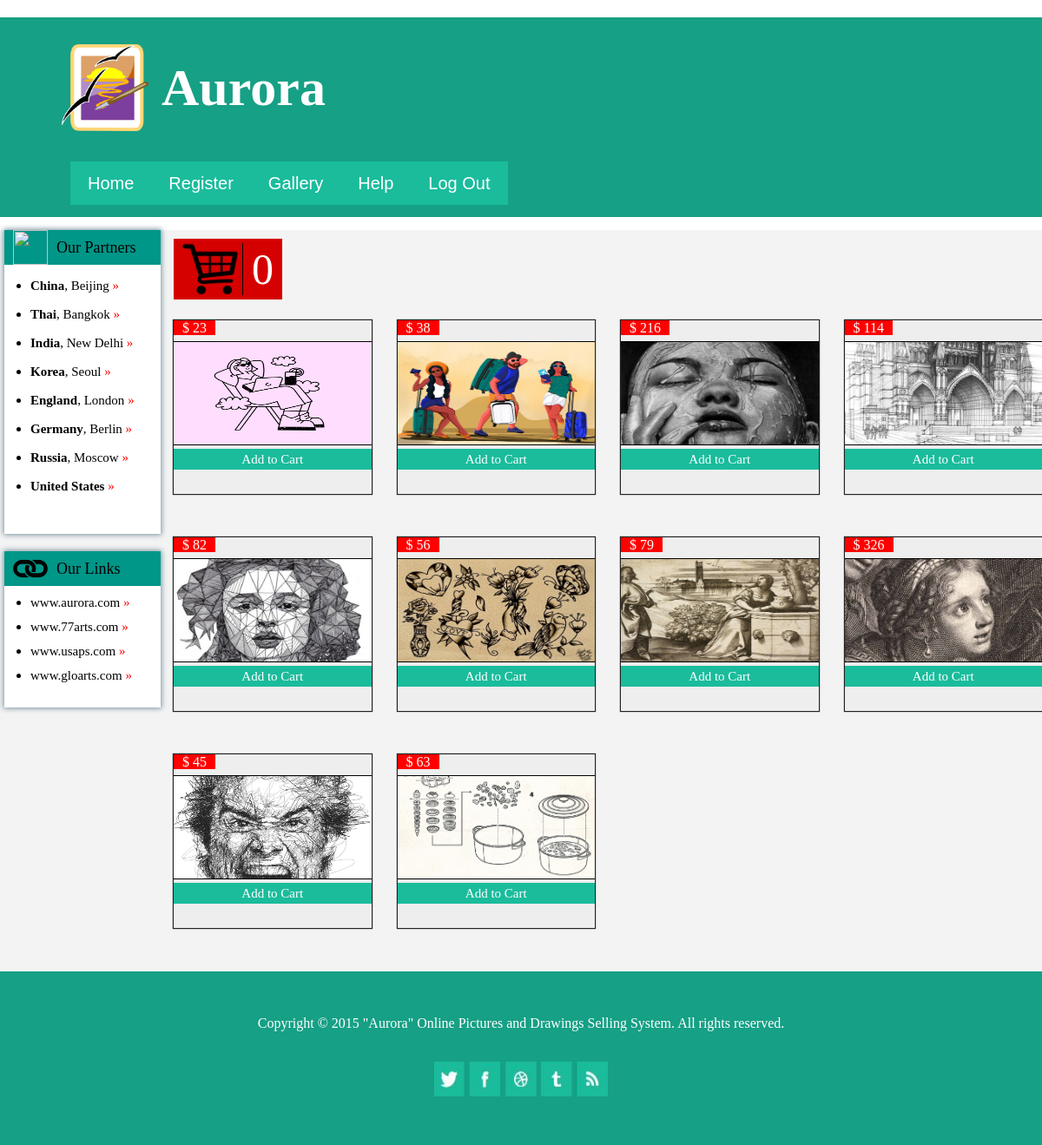
/gallery.php, run on the app's committed database.
### tables this page shows
CREATE TABLE `drawing` (
  `DrawingID` int(4) NOT NULL,
  `DrawingPicture` varchar(50) DEFAULT NULL,
  `DrawingType` varchar(50) DEFAULT NULL,
  `Price` varchar(50) DEFAULT NULL
);

### gallery.php (the view, shortened to what this page needs)
<?php
	$cart = 0;
?>
<!DOCTYPE html>
<html lang="en">
<head>
	<link rel="stylesheet" href="css/style.css">
</head>
<body>
	<div id="container">
		<header>
			<div id="logo">
				<img src="images/system/logo.png" alt="">
				<h1>Aurora</h1>
			</div>
			<ul>
				<li><a href="index.php">Home</a></li>
				<li><a href="register.php">Register</a></li>
				<li><a href="gallery.php">Gallery</a></li>
				<li><a href="help.docx">Help</a></li>
				<li><a href="logout.php">Log Out</a></li>
			</ul>
		</header>
		<div id="content">
			<div id="sidebar">
				<div id="partners">
					<div class="title">
						<img src="images/system/partners.png" alt="">
						<h2>Our Partners</h2>
					</div>
					<ul>
						<li><a href=""><b>China</b>, Beijing <span>&raquo;</span> </a></li>
						<li><a href=""><b>Thai</b>, Bangkok <span>&raquo;</span> </a></li>
						<li><a href=""><b>India</b>, New Delhi <span>&raquo;</span></a></li>
						<li><a href=""><b>Korea</b>, Seoul <span>&raquo;</span></a></li>
						<li><a href=""><b>England</b>, London <span>&raquo;</span></a></li>
						<li><a href=""><b>Germany</b>, Berlin <span>&raquo;</span></a></li>
						<li><a href=""><b>Russia</b>, Moscow <span>&raquo;</span></a></li>
						<li><a href=""><b>United States</b> <span>&raquo;</span></a></li>
					</ul>
				</div>
				<div id="useful">
					<div class="title">
						<img src="images/system/link.png" alt="">
						<h2>Our Links</h2>
					</div>
					<ul>
						<li><a href="">www.aurora.com <span>&raquo;</span></a></li>
						<li><a href="">www.77arts.com <span>&raquo;</span></a></li>
						<li><a href="">www.usaps.com <span>&raquo;</span></a></li>
						<li><a href="">www.gloarts.com <span>&raquo;</span></a></li>
					</ul>
				</div>
			</div>
			<div id="gallery">
				<div id="count">
					<img src="images/system/cart.png">
					<p><?php echo $cart ?></p>
					<a href="view_cart.php"></a>
				</div>
					<?php
						include "DBconnection.php";
						$sql = "SELECT * FROM drawing";
						$result = mysqli_query($conn,$sql);
						$num =  mysqli_num_rows($result);
						$i=0;
						if($num !=0){
							echo "<br>";
							while ($row = mysqli_fetch_assoc($result)) {
								if(!($i%4)){
									echo "<div id='row'>";
								}
								echo "<div id ='box'>";
								echo "<span>$ ".$row['Price']."</span>";
								echo "<img src='images//".$row['DrawingPicture']."'>";
								echo "<a href='add-to-cart.php?id=".$row['DrawingID']."' class='add-to-cart'>Add to Cart</a>";
								echo "</div>";
								if(!(($i+1)%4) || $num == $i+1){
									echo "</div>";
								}
								$i++;
							}
						}
					?>
			</div>
		</div>
		<footer>
			<div id="foot">
				<p>Copyright © 2015 "Aurora" Online Pictures and Drawings Selling System. All rights reserved.</p>
				<div id="ico">
					<a href=""><img src="images/system/foot.jpg" alt=""></a>
				</div>
			</div>
		</footer>
	</div>
</body>
</html>

### css/style.css (style rules this page uses)
* { padding: 0; margin: 0; box-sizing: border-box; text-decoration: none; }
#container { width: 1200px; height: 1000px; margin: 20px auto; }
header { width: 1200px; height: 230px; border: 1px solid transparent; background: #16A085; }
#content { width: 1200px; margin-top: 15px; background: #F3F3F3; }
footer { width: 1200px; height: 200px; color: white; background: #16A085; border: 1px solid transparent; }
footer #foot { width: 750px; height: 100px; margin: 50px auto; }
footer #foot p { text-align: center; }
footer #foot #ico { width: 200px; height: 40px; margin: 35px auto; }
footer #foot #ico img { width: 200px; height: 40px; }

### css/header.css (style rules this page uses)
header #logo { width: 350px; height: 100px; margin-top: 30px; margin-left: 70px; }
header #logo img { width: 100px; height: 100px; float: left; }
header #logo h1 { font-size: 60px; line-height: 100px; margin-left: 15px; float: left; color: white; }
header ul { margin-left: 80px; margin-top: 35px; list-style: none; }
header ul li { padding: 0 20px; height: 50px; line-height: 50px; float: left; text-align: center; background: #1ABC9C; }
header ul li a { font-family: "Helvetica"; font-size: 20px; text-decoration: none; color: white; }

### css/sidebar.css (style rules this page uses)
#content #sidebar { width: 200px; padding-left: 5px; float: left; }
#content #sidebar #partners { width: 180px; height: 350px; margin-right: 20px; background: #fff; box-shadow: 0px 0px 6px 1px #78909c; }
#content .title { width: 180px; height: 40px; background: #009688; }
#content .title img { width: 40px; height: 40px; margin: 0px 10px; float: left; }
#content .title h2 { font-size: 18px; line-height: 40px; font-weight: normal; font-family: "Rockwell"; float: left; }
#content #partners ul { margin-left: 30px; margin-top: 10px; font-family: "Microsoft Sans Serif"; }
#content #partners ul li { margin-top: 15px; }
#content #partners ul li a { font-size: 15px; text-decoration: none; color: #000; }
#content #partners ul li a span { color: red; }
#content #useful { width: 180px; height: 180px; margin-top: 20px; margin-right: 20px; margin-bottom: 10px; background: #fff; box-shadow: 0px 0px 6px 1px #78909c; }
#content #useful ul { margin-left: 30px; margin-top: 10px; font-family: "Microsoft Sans Serif"; }
#content #useful ul li { margin-top: 10px; }
#content #useful ul li a { font-size: 15px; text-decoration: none; color: #000; }
#content #useful ul li a span { color: red; }

### css/gallery.css (style rules this page uses)
#content #gallery { width: 1000px; min-height: 550px; float: left; }
#content #gallery #count { position: relative; display: inline-block; height: 70px; background: #d50000; margin-top: 10px; margin-bottom: 20px; }
#content #gallery #count img { float: left; padding-right: 5px; margin: 5px 10px 5px 10px; width: 70px; height: 60px; border-right: 1px solid black; }
#content #gallery #count p { float: left; line-height: 70px; font-size: 50px; margin-right: 10px; color: #fff; }
#content #gallery #count a { position: absolute; width: 100%; height: 100%; top: 0; left: 0; }
#content #gallery #row { width: 1000px; height: 200px; margin-bottom: 50px; }
#content #gallery #row #box { width: 227.5px; height: 100%; margin-left: 30px; background: #eee; float: left; box-shadow: 0px 0px 1px 1px #212121; }
#content #gallery #row #box:first-child { margin-left: 0px; }
#content #gallery #row #box span { padding: 0 10px; background: red; color: white; }
#content #gallery #row #box img { width: 100%; height: 120px; margin-top: 6px; border-top: 1px solid black; border-bottom: 1px solid black; }
#content #gallery #row #box .add-to-cart { font-size: 15px; text-align: center; display: block; width: 100%; background: #1ABC9C; color: #fff; padding: 3.5px 0; }

### data on the page
drawing: Price "23", DrawingPicture (picture)
drawing: Price "38", DrawingPicture (picture)
drawing: Price "216", DrawingPicture (picture)
drawing: Price "114", DrawingPicture (picture)
drawing: Price "82", DrawingPicture (picture)
drawing: Price "56", DrawingPicture (picture)
drawing: Price "79", DrawingPicture (picture)
drawing: Price "326", DrawingPicture (picture)
drawing: Price "45", DrawingPicture (picture)
drawing: Price "63", DrawingPicture (picture)

### other printed values
$cart "0"
